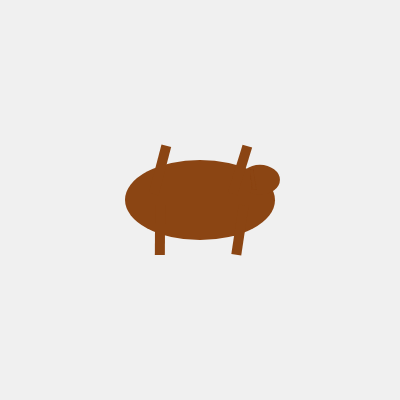
Frame 1 (no input)
Frame 60 (no input): blank canvas, image omitted
Frame 120 (the mouse pressed at the canvas centre since frame 60): blank canvas, image omitted

The p5.js sketch that drew this single still picture (run headless with seeded random() and noise() and a simulated clock; from frame 60 on, the mouse is pressed at the canvas centre):

// p5.js sketch
// ── sketch.js
let horse;
let t = 0;

function setup() {
  createCanvas(400, 400);
  horse = createGraphics(400, 400);
  horse.background(255);
  horse.noStroke();
}

function draw() {
  background(240);
  
  // Simulate galloping motion with slow, rhythmic movement
  t += 0.02;
  
  // Draw the horse body with exaggerated musculature
  horse.clear();
  horse.translate(200, 200);
  
  // Horse body (main muscle groups)
  horse.fill(139, 69, 19);
  horse.push();
  horse.rotate(sin(t) * 0.1);
  horse.ellipse(0, 0, 150, 80); // Body
  horse.pop();
  
  // Neck and head
  horse.fill(139, 69, 19);
  horse.push();
  horse.rotate(-sin(t * 0.8) * 0.2);
  horse.translate(60, -20);
  horse.ellipse(0, 0, 40, 30); // Head
  horse.pop();
  
  // Legs (animated)
  for (let i = 0; i < 4; i++) {
    let legAngle = sin(t + i * 0.5) * 0.3;
    let legX = (i % 2 === 0 ? -40 : 40);
    let legY = (i < 2 ? 30 : -30);
    
    horse.fill(139, 69, 19);
    horse.push();
    horse.translate(legX, legY);
    horse.rotate(legAngle);
    horse.rectMode(CENTER);
    horse.rect(0, 0, 10, 50); // Leg
    horse.pop();
  }
  
  // Mane
  horse.fill(139, 69, 19);
  for (let i = 0; i < 10; i++) {
    let angle = -0.2 + sin(t + i * 0.3) * 0.1;
    horse.push();
    horse.translate(50, -30);
    horse.rotate(angle);
    horse.rect(0, 0, 3, 20);
    horse.pop();
  }
  
  image(horse, 0, 0);
}
